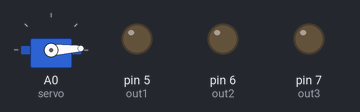
A sketch run on a simulated Arduino Uno, built with avr-gcc and run on an emulated ATmega328P. On the bench: servo, output pins drawn as LEDs (lit = HIGH).

Above: at 0.05 s.
At 0.95 s:
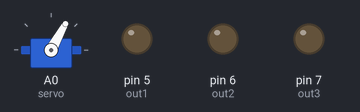
At 1.9 s:
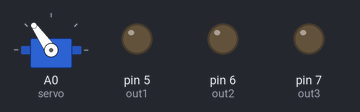
At 3.75 s:
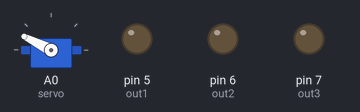
At 5.6 s:
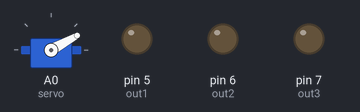
At 7.5 s:
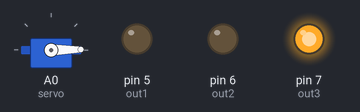
Timing chart, 0 to 10.2 s (numbered marks = the images above):
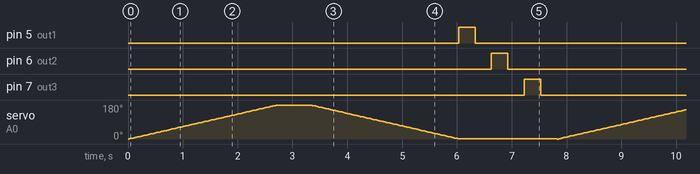

Measured:
- by itself, pin 5 (out1), pin 6 (out2), pin 7 (out3): alternates HIGH for 0.30 s and LOW for 7.5 s

The sketch:

servo.ino
```cpp
#include <Servo.h>
int out1 = 5;
int out2 = 6;
int out3 = 7;
Servo servo;                                    //Servo

int i = 0;                                      //Counter

void setup()
{
  servo.attach(A0);
  pinMode(out1, OUTPUT);
pinMode(out2, OUTPUT);
pinMode(out3, OUTPUT);

}

void loop()
{
  for(i =0; i < 200; i++) //When servo is a position 0, servo will rotate to 180 degrees (half rotation)
     {
        servo.write(i);
        delay(15);
        };
 for(i = 200; i > 0; i--) //When servo is a position 180, servo will rotate to 0 degrees (beginning position)
     {
        servo.write(i);
        delay(15);
        }
    digitalWrite(out1, HIGH);
    delay(300);
    digitalWrite(out1, LOW);
    delay(300);
    digitalWrite(out2, HIGH);
    delay(300);
    digitalWrite(out2, LOW);
    delay(300);
    digitalWrite(out3, HIGH);
    delay(300);
    digitalWrite(out3, LOW);
    delay(300);

    }
```
